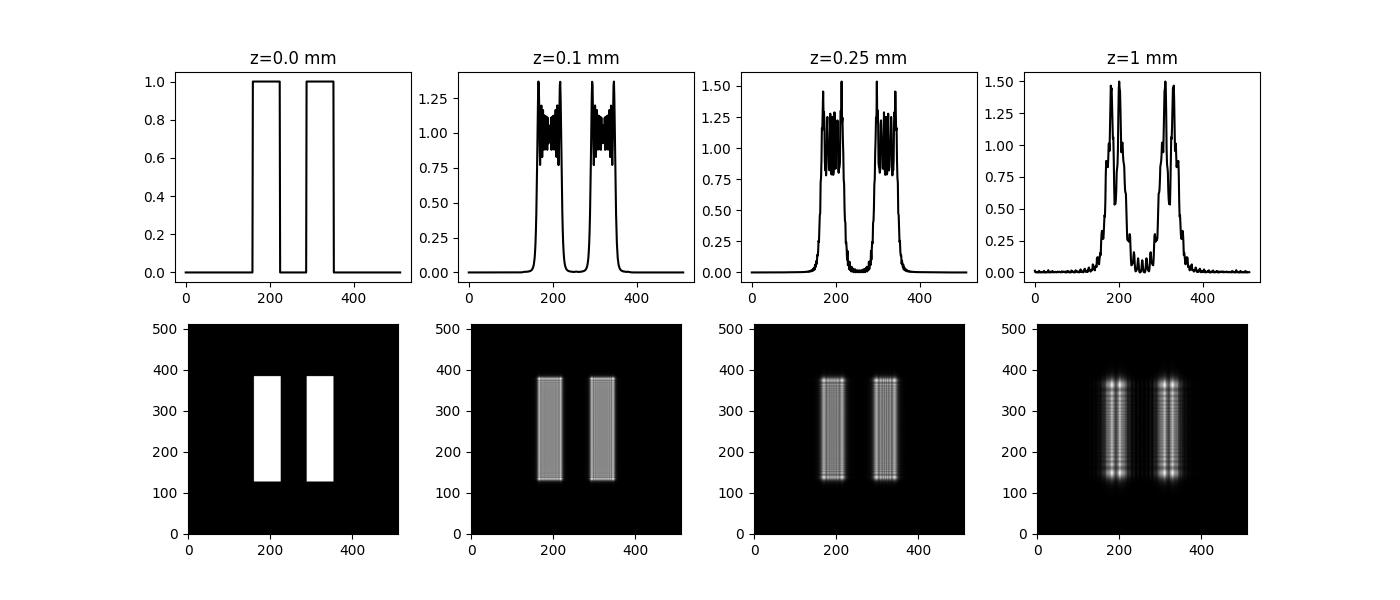

Source code (Python):
import numpy as np
import matplotlib.pyplot as plt

def rect2d(x,y):
    return np.where((np.abs(x) <= 0.5) & (np.abs(y) <= 0.5), 1 , 0)


N = 512
N2 = N/2
wavelen=0.6328*10**(-3)
dx,dy=1.0e-3,1.0e-3

x=np.arange(N)
y=np.arange(N)
X,Y=np.meshgrid(x,y)
Z=rect2d((X-N2-64)/64,(Y-N2)/256) + rect2d((X-N2+64)/64,(Y-N2)/256)

fig,ax=plt.subplots(2,4,figsize=(14,6))
ax[0,0].plot(Z[256,:],"-k")
ax[0,0].set_title("z=0.0 mm")
ax[1,0].imshow(Z,cmap="gray",origin="lower")

nux=np.fft.fftfreq(N,dx)
nuy=np.fft.fftfreq(N,dy)
NUX,NUY=np.meshgrid(nux,nuy)
nu_sq=1/wavelen**2-(NUX**2+NUY**2)
mask=nu_sq>0
weight=np.zeros((N,N),dtype=np.complex128)

distance=[0.1,0.25,1]
for i in range(3):
    z=distance[i]
    weight[mask]=np.exp(1j*2*np.pi*np.sqrt(nu_sq[mask])*z)

    diffraction=np.fft.ifft2(weight*np.fft.fft2(Z))
    ax[0,i+1].plot(np.abs(diffraction[256,:])**2,"-k")
    ax[0,i+1].set_title("z={} mm".format(z))
    ax[1,i+1].imshow(np.abs(diffraction)**2,cmap="gray",origin="lower")

plt.savefig("program6-2.png")